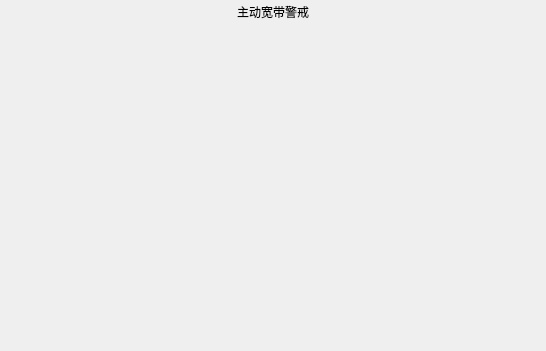
<?xml version="1.0" encoding="UTF-8"?>
<ui version="4.0">
 <class>X31JzActiveForm</class>
 <widget class="QWidget" name="X31JzActiveForm">
  <property name="geometry">
   <rect>
    <x>0</x>
    <y>0</y>
    <width>546</width>
    <height>351</height>
   </rect>
  </property>
  <property name="windowTitle">
   <string>Form</string>
  </property>
  <layout class="QVBoxLayout" name="verticalLayout">
   <property name="spacing">
    <number>0</number>
   </property>
   <property name="leftMargin">
    <number>0</number>
   </property>
   <property name="topMargin">
    <number>0</number>
   </property>
   <property name="rightMargin">
    <number>0</number>
   </property>
   <property name="bottomMargin">
    <number>0</number>
   </property>
   <item>
    <widget class="QLabel" name="label">
     <property name="minimumSize">
      <size>
       <width>0</width>
       <height>24</height>
      </size>
     </property>
     <property name="maximumSize">
      <size>
       <width>16777215</width>
       <height>24</height>
      </size>
     </property>
     <property name="styleSheet">
      <string notr="true">border-image:none;</string>
     </property>
     <property name="text">
      <string>主动宽带警戒</string>
     </property>
     <property name="alignment">
      <set>Qt::AlignCenter</set>
     </property>
    </widget>
   </item>
   <item>
    <widget class="MStreamFramepColorPlot" name="cpPlot" native="true"/>
   </item>
  </layout>
 </widget>
 <customwidgets>
  <customwidget>
   <class>MStreamFramepColorPlot</class>
   <extends>QWidget</extends>
   <header>mstreamframepcolorplot.h</header>
   <container>1</container>
  </customwidget>
 </customwidgets>
 <resources/>
 <connections/>
</ui>
